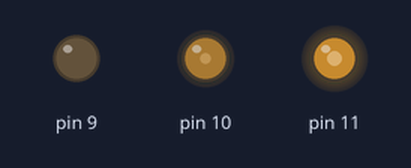
Recording of a sketch running on a simulated Arduino Uno, built with avr-gcc and run on an emulated ATmega328P. Shown: output pins drawn as LEDs (lit = HIGH). Random numbers use the default seed unless the sketch sets one.

Above: at 0.15 s.
At 4.95 s:
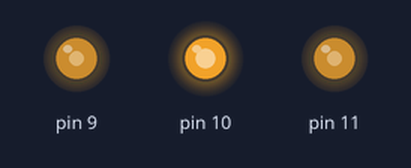
At 10.06 s:
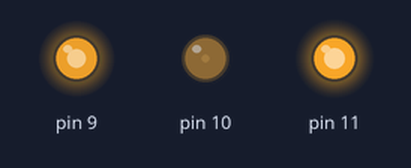
At 19.97 s:
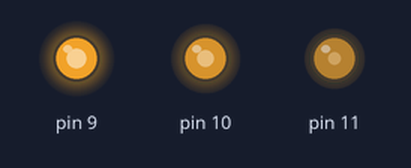
At 29.88 s:
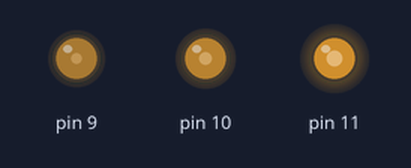
At 39.79 s:
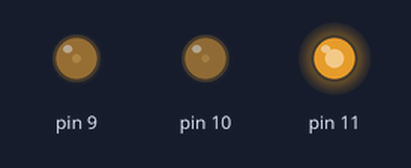
Timing chart, 0 to 40.0 s (numbered marks = the images above):
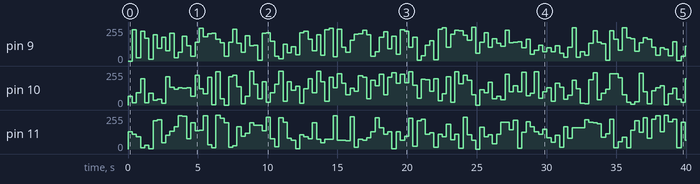

Measured:
- by itself, pin 9: 0/255 → 234/255 at 0.30 s, → 24/255 0.30 s later, → 222/255 0.30 s later, → 169/255 0.30 s later, … (133 changes in this stretch)
- by itself, pin 10: 0/255 → 67/255 at 0.00 s, → 16/255 0.30 s later, → 91/255 0.30 s later, → 196/255 0.30 s later, … (133 changes in this stretch)
- by itself, pin 11: 0/255 → 130/255 at 0.00 s, → 112/255 0.30 s later, → 91/255 0.30 s later, → 9/255 0.30 s later, … (133 changes in this stretch)

The sketch:

A011-RGB.ino
```cpp
void setup() {
  pinMode(9, OUTPUT);
  pinMode(10, OUTPUT);
  pinMode(11, OUTPUT);
  randomSeed(analogRead(A0));
}

void loop() {
  int r = random(0,256);
  int g = random(0,256);
  int b = random(0,256);
  analogWrite(9, r);
  analogWrite(10, g);
  analogWrite(11, b);
  delay(300);
}
```
